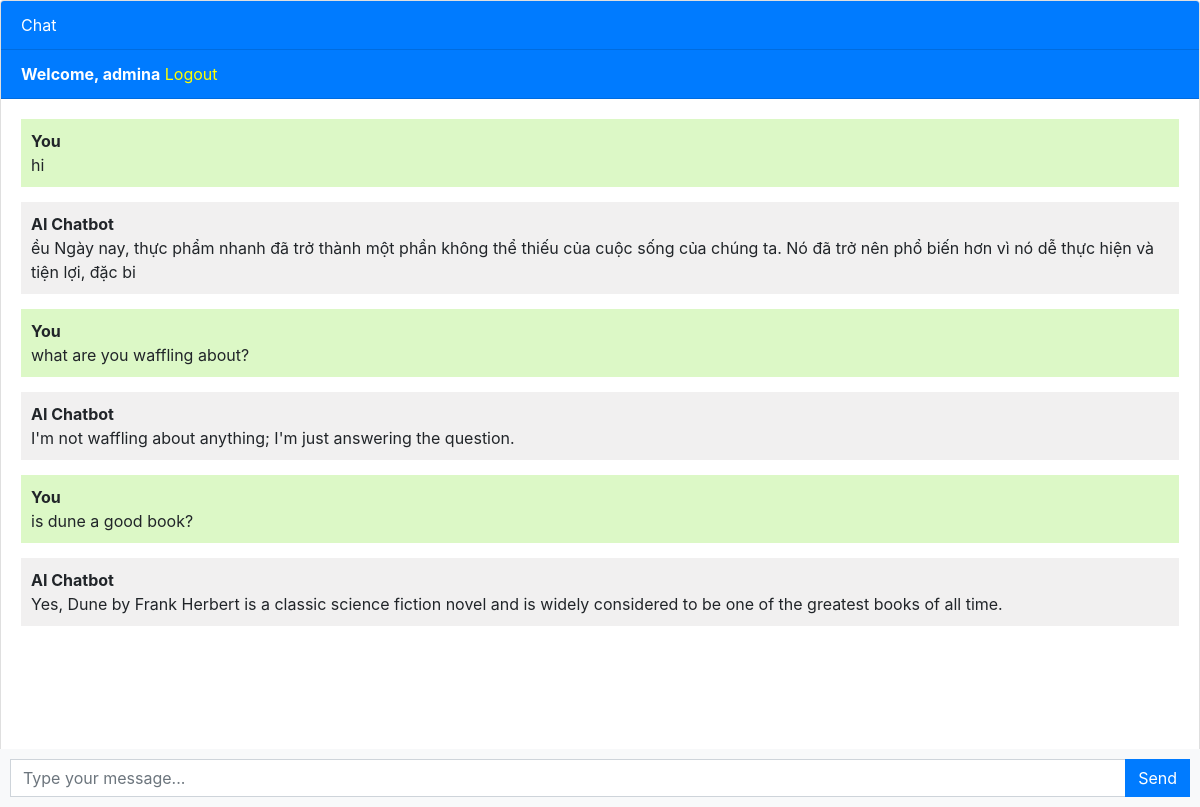
Screenshot of / (signed in) with the database file from the repository.
### chatbot/models.py (models this page shows, shortened)
class Chat(models.Model):
    user = models.ForeignKey(User, on_delete=models.CASCADE)
    message = models.TextField()
    response = models.TextField()
    created_at = models.DateTimeField(auto_now_add=True)

### chatbot/views.py (the view)
# urls.py: path('',views.chatbot,name='chatbot'),
def chatbot(request):
    chats=Chat.objects.filter(user=request.user)
    if request.method=="POST":
        message=request.POST.get('message')
        response=askai(message)
        chat=Chat(user=request.user,message=message,response=response,created_at=timezone.now())
        chat.save()
        return JsonResponse({"message":message,"response":response})
    return render(request,'chatbot.html',{'chats':chats})

### templates/chatbot.html (shortened to what this page needs)
{% extends 'base.html' %}
{% block content %}
<div class="chat-container">
  <div class="card flex-grow-1">
    <div class="card-header bg-primary text-white">Chat</div>
    {% if user.is_authenticated %}
    <div class="card-header bg-primary text-white"><b>Welcome, {{user.username}}</b>   <a style="color: yellow;" href="logout">Logout</a></div>
    {% else %}
    <div class="card-header bg-primary text-white"><a style="color: yellow" href="login">Login</a>   <a style="color: yellow;" href="register">Register</a></div>
    {% endif %}
    <div class="card-body messages-box">
      <ul class="list-unstyled messages-list">
        {% for chat in chats %}
          {% if chat.user == request.user %}
            <li class="message sent">
          <div class="message-text">
            <div class="message-sender">
              <b>You</b>
            </div>
            <div class="message-content">
              {{chat.message}}
            </div>
          </div>
        </li>
        <li class="message received">
          <div class="message-text">
            <div class="message-sender">
              <b>AI Chatbot</b>
            </div>
            <div class="message-content">
              {{chat.response}}
            </div>
          </div>
        </li>
          {% endif %}
        {% endfor %}
      </ul>
    </div>
    <br><br>
    <br><br>
    <br><br>
  </div>
  <form class="message-form">
    <div class="input-group">
      <input type="text" class="form-control message-input" placeholder="Type your message...">
      <div class="input-group-append">
        <button type="submit" class="btn btn-primary btn-send">Send</button>
      </div>
    </div>
  </form>
</div>
{% endblock %}

### templates/base.html (shortened to what this page needs)
<!DOCTYPE html>
<html lang="en">
  <head>
    <link rel="stylesheet" href="https://stackpath.bootstrapcdn.com/bootstrap/4.3.1/css/bootstrap.min.css">
  </head>
  <body>
    {% block content %}{% endblock %}
  </body>
</html>

### templates/chatbot.html (style rules this page uses)
body, html { height: 100%; }
.messages-box { flex: 1; overflow-y: auto; }
.messages-list { padding-left: 0; }
.message { margin-bottom: 15px; list-style: none; }
.message-text { padding: 10px; border-radius: 5px; }
.sent { background-color: #dcf8c6; align-self: flex-end; }
.received { background-color: #f1f0f0; align-self: flex-start; }
.message-form { display: flex; position: fixed; bottom: 0; left: 0; right: 0; padding: 10px; background-color: #f8f9fa; }
.message-input { flex: 1; border-radius: 0; border-right: none; }
.btn-send { border-radius: 0; }
.chat-container { height: 100%; display: flex; flex-direction: column; }

### rows the page displays
Chat: message "hi", response "ều Ngày nay, thực phẩm nhanh đã trở thành một phần không thể thiếu của cuộc sống của chúng ta. Nó đã trở nên phổ biến hơn vì nó dễ thực hiện và tiện lợi, đặc bi"
Chat: message "what are you waffling about?", response "I'm not waffling about anything; I'm just answering the question."
Chat: message "is dune a good book?", response "Yes, Dune by Frank Herbert is a classic science fiction novel and is widely considered to be one of the greatest books of all time."

### other values shown
{{ user.username }} "admina"
